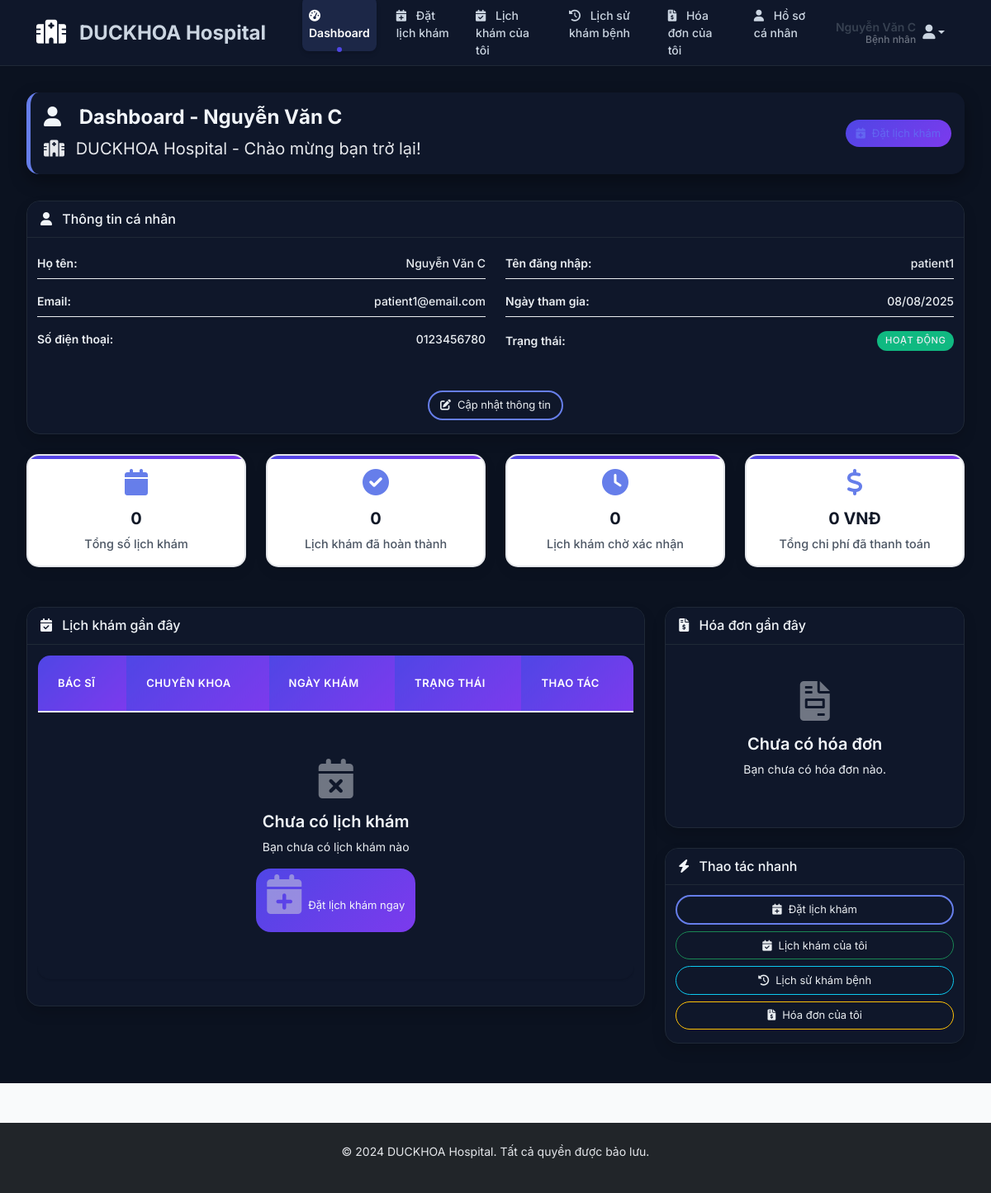
The app's page /patient/dashboard.php (signed in) with its own data.
### tables this page shows
CREATE TABLE users (
    id INT AUTO_INCREMENT PRIMARY KEY,
    username VARCHAR(50) NOT NULL UNIQUE,
    password VARCHAR(255) NOT NULL,
    email VARCHAR(100) NOT NULL UNIQUE,
    role ENUM('admin', 'patient', 'doctor') NOT NULL DEFAULT 'patient',
    full_name VARCHAR(100) NOT NULL,
    phone VARCHAR(20),
    address TEXT,
    date_of_birth DATE,
    gender ENUM('male', 'female', 'other'),
    created_at TIMESTAMP DEFAULT CURRENT_TIMESTAMP,
    updated_at TIMESTAMP DEFAULT CURRENT_TIMESTAMP ON UPDATE CURRENT_TIMESTAMP
);

### patient/dashboard.php (the view, shortened to what the rows shown need)
<?php
require_once '../config/db.php';
require_once '../includes/functions.php';
$stmt = $conn->prepare("SELECT * FROM users WHERE id = ?");
$stmt->bind_param("i", $_SESSION['user_id']);
$stmt->execute();
$patient = $stmt->get_result()->fetch_assoc();
include '../includes/header.php';
?>
<div class="container-fluid">
    <div class="row">
        <div class="col-12 main-content">
            <div class="page-header">
                <div class="d-flex justify-content-between align-items-center">
                    <div>
                        <h1 class="mb-2">
                            <i class="fas fa-user me-3"></i>
                            Dashboard - <?php echo htmlspecialchars($patient['full_name']); ?>
                        </h1>
                        <p class="mb-0 fs-5">
                            <i class="fas fa-hospital me-2"></i>
                            DUCKHOA Hospital - Chào mừng bạn trở lại!
                        </p>
                    </div>
                </div>
            </div>
            <div class="row mb-4">
                <div class="col-12">
                    <div class="card shadow">
                        <div class="card-body">
                            <div class="row">
                                <div class="col-md-6">
                                    <div class="info-row">
                                        <span class="info-label">Họ tên:</span>
                                        <span class="info-value"><?php echo htmlspecialchars($patient['full_name']); ?></span>
                                    </div>
                                    <div class="info-row">
                                        <span class="info-label">Email:</span>
                                        <span class="info-value"><?php echo htmlspecialchars($patient['email']); ?></span>
                                    </div>
                                    <div class="info-row">
                                        <span class="info-label">Số điện thoại:</span>
                                        <span class="info-value"><?php echo htmlspecialchars($patient['phone']); ?></span>
                                    </div>
                                </div>
                                <div class="col-md-6">
                                    <div class="info-row">
                                        <span class="info-label">Tên đăng nhập:</span>
                                        <span class="info-value"><?php echo htmlspecialchars($patient['username']); ?></span>
                                    </div>
                                    <div class="info-row">
                                        <span class="info-label">Ngày tham gia:</span>
                                        <span class="info-value"><?php echo formatDate($patient['created_at']); ?></span>
                                    </div>
                                </div>
                            </div>
                        </div>
                    </div>
                </div>
            </div>
            <div class="row">
                <div class="col-xl-8 col-lg-7">
                    <div class="card shadow">
                        <div class="card-body">
                            <div class="table-responsive">
                                <table class="table table-hover">
                                    <thead>
                                        <tr>
                                            <th>Bác sĩ</th>
                                            <th>Chuyên khoa</th>
                                            <th>Ngày khám</th>
                                            <th>Trạng thái</th>
                                            <th>Thao tác</th>
                                        </tr>
                                    </thead>
                                </table>
                            </div>
                        </div>
                    </div>
                </div>
            </div>
        </div>
    </div>
</div>
<?php include '../includes/footer.php'; ?>

### records on screen
users: full_name "Nguyễn Văn C", email "patient1@email.com", phone "0123456780", username "patient1", created_at "08/08/2025"

### other values on screen
$item['text'] "Dashboard"
$item['text'] "Đặt lịch khám"
$item['text'] "Lịch khám của tôi"
$item['text'] "Lịch sử khám bệnh"
$item['text'] "Hóa đơn của tôi"
$item['text'] "Hồ sơ cá nhân"
$user_name "Nguyễn Văn C"
$role_text "Bệnh nhân"
$total_appointments "0"
$completed_appointments "0"
$pending_appointments "0"
formatCurrency($total_paid) "0 VNĐ"
